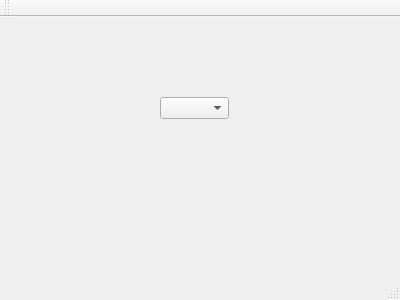
<?xml version="1.0" encoding="UTF-8"?>
<ui version="4.0">
 <class>MainWindow</class>
 <widget class="QMainWindow" name="MainWindow">
  <property name="geometry">
   <rect>
    <x>0</x>
    <y>0</y>
    <width>400</width>
    <height>300</height>
   </rect>
  </property>
  <property name="windowTitle">
   <string>MainWindow</string>
  </property>
  <widget class="QWidget" name="centralWidget">
   <widget class="QComboBox" name="comboBox">
    <property name="geometry">
     <rect>
      <x>160</x>
      <y>80</y>
      <width>69</width>
      <height>22</height>
     </rect>
    </property>
   </widget>
  </widget>
  <widget class="QMenuBar" name="menuBar">
   <property name="geometry">
    <rect>
     <x>0</x>
     <y>0</y>
     <width>400</width>
     <height>21</height>
    </rect>
   </property>
  </widget>
  <widget class="QToolBar" name="mainToolBar">
   <attribute name="toolBarArea">
    <enum>TopToolBarArea</enum>
   </attribute>
   <attribute name="toolBarBreak">
    <bool>false</bool>
   </attribute>
  </widget>
  <widget class="QStatusBar" name="statusBar"/>
 </widget>
 <layoutdefault spacing="6" margin="11"/>
 <resources/>
 <connections/>
</ui>
